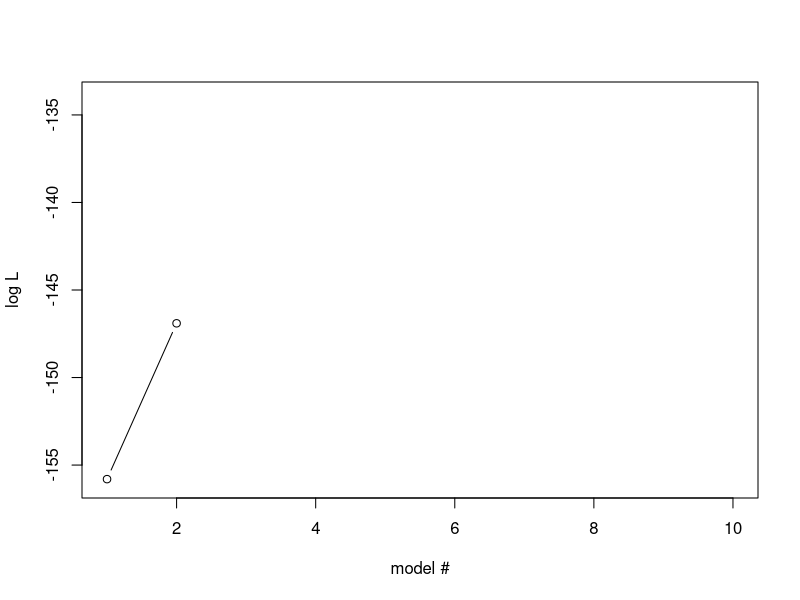
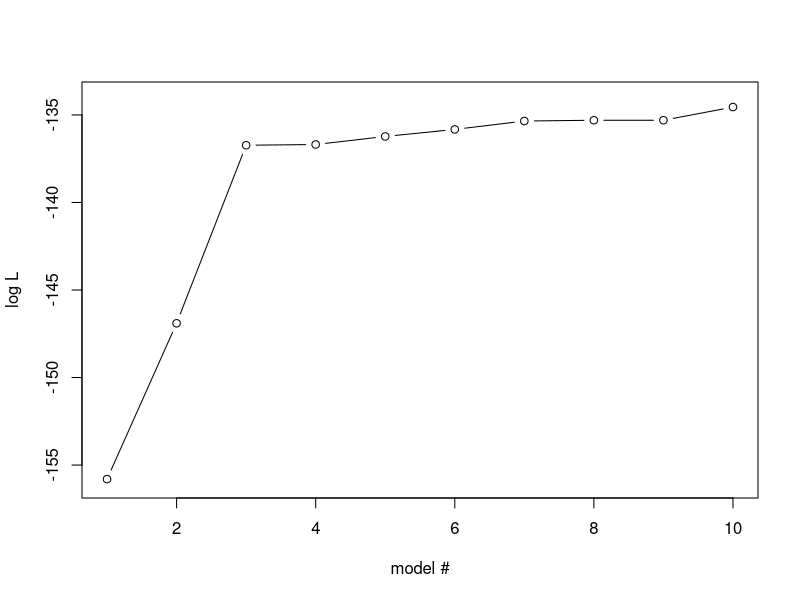
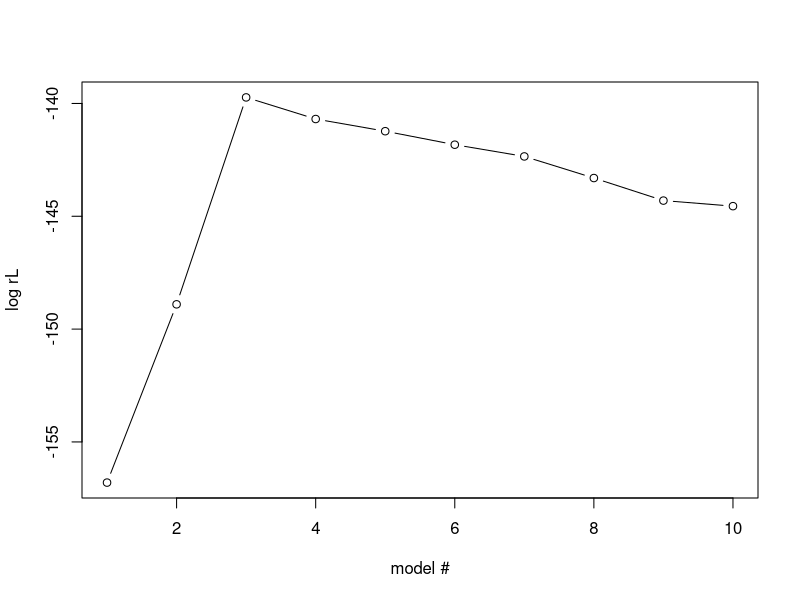
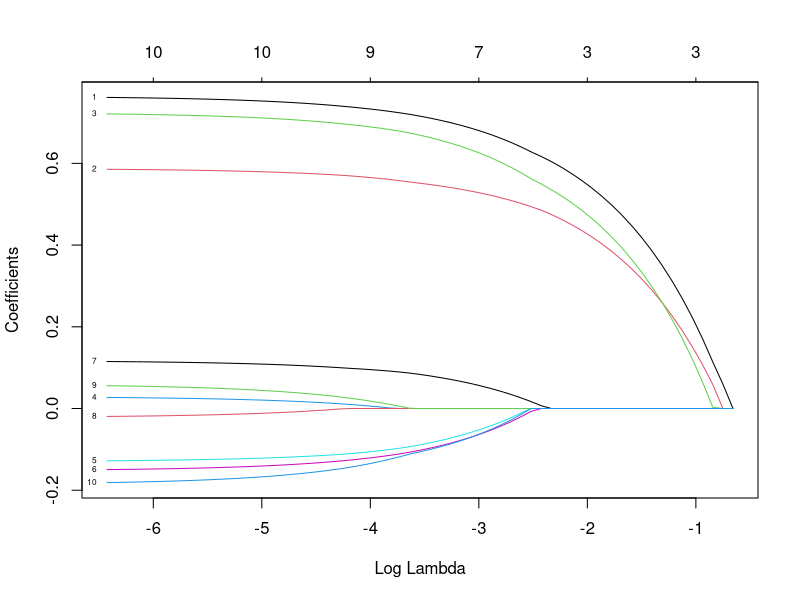
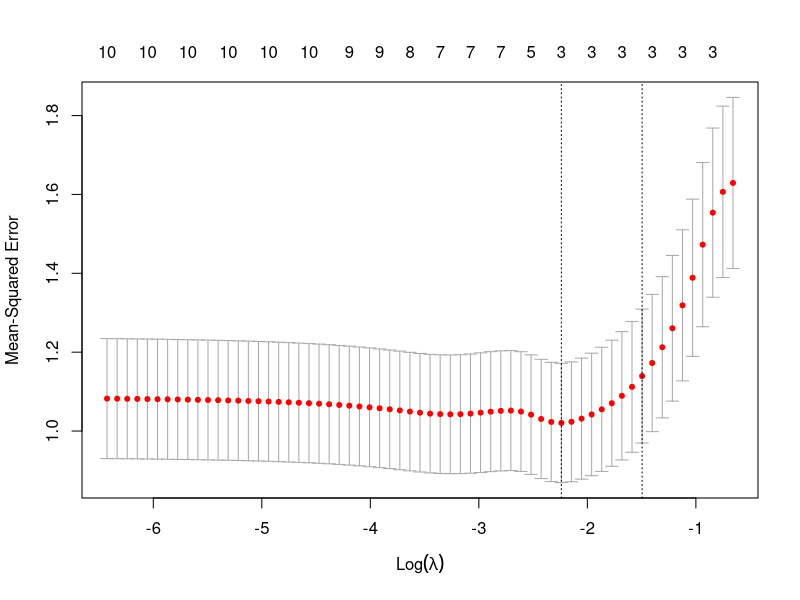
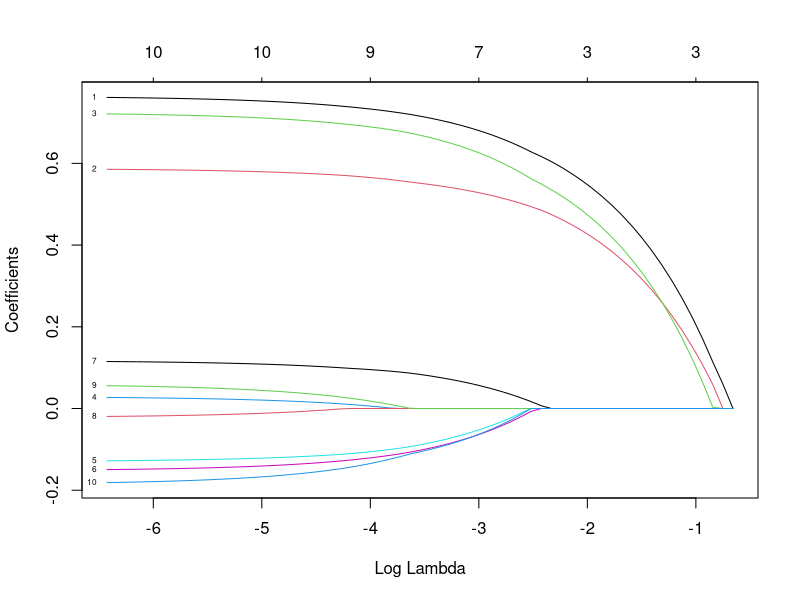

The R source for these figures, in order:
## ---- chunk 1
# To obtain exactly the same result as in the demo, set seed to 85
set.seed(85)
## ---- chunk 2
N=100 # number of samples
P=10 # number of variables

# Draw variables, x_{i,1},...,x_{i,P} for all N individuals, from a uniform distribution in interval (0,1) (this is the default interval for runif)
# 1. runif generates N*P+1 values, round them off to 2 decimals
# 2. Put values into a matrix with N rows and P columns
X=matrix(round(runif(N*(P+1),min=0, max=2)), nrow=N, ncol=P)

# generate a y variable from a multivariate lm of 3 first X variables only
# intercept
b0=3
# effect sizes for first three variables
b=c(runif(3, min=0.5, max=1.0))
# print the true parameter values 
#print(paste("True effect sizes b_1 =", b[1], "b_2 =", b[2], "b_3 =", b[3], "; intercept =", b0))

# generate y for all samples (=rows in X) using only the 3 first variables (columns) of X
Y <- b0 + X[,1] * b[1] + X[,2] * b[2] + X[,3] * b[3] + rnorm(N)

## ---- chunk 3
library(stats)
ll= vector()
for(i in seq(1,P)){
  Xi=X[,seq(1,i)]
  ll[i] <- logLik(lm(Y~Xi))
}
# plot likelihoods for models with 1 and 2 vaiables
plot(ll[1:2], ylab="log L", xlab="model #", type = "b", xlim=c(1,P), ylim=c(floor(min(ll)),ceiling(max(ll)))) 
# xlim and ylim not really necessary here, but I can reuse the plot statement below, so the plots look similar
## ---- chunk 4
# compute loglikelihood (ll) for all models including variables
# 1-i, for i <= P; store results in vector ll
ll= vector()
for(i in seq(1,P)){
  Xi=X[,seq(1,i)]
  ll[i] <- logLik(lm(Y~Xi))
}

# plot ll for all models
plot(ll, ylab="log L", xlab="model #", type = "b", xlim=c(1,P), ylim=c(floor(min(ll)),ceiling(max(ll)))) 

## ---- chunk 5
library(lmtest)
mprev <- lm(Y ~ X[,1])
lrt=data.frame(models=0, ll1=0, ll2=0, lr=0, P = 0, sign=0)
for(i in seq(2,P)){
  m <- lm(Y ~ X[,seq(1,i)])
  fit=lrtest(mprev,m)
  mprev=m
  sign = ifelse(fit$`Pr(>Chisq)`[2]>0.05,"no","yes")#ifelse(fit$`Pr(>Chisq)`[2]>0.01,"*",ifelse(fit$`Pr(>Chisq)`[2]>0.001, "**","***")))
  lr=fit$LogLik[1]-fit$LogLik[2]
  lrt[i-1,] = list(paste0(i-1," vs ", i," variables"), signif(fit$LogLik[1], 5), signif(fit$LogLik[2], 5), format(lr, digits=4), format(fit$`Pr(>Chisq)`[2],digits=3, scientific=-1), sign)
}
library(kableExtra)
kable(lrt,"html",row.names=F, col.names=c("Compared models","logL 1st model","logL 2nd model","logLR", "P-value", "Sign at 0.05"),digits=30, format.args=list(snsmall=0)) %>% kable_styling(bootstrap="striped", font_size = 14, full_width=F)

## ---- chunk 6
# compute loglikelihood (ll) for all models including 1-P variables
rl= vector() 
for(i in seq(1,P)){
  xi=X[,seq(1,i), drop=FALSE]
  fit = lm(Y~xi)
  # Compute the regularized Likelihood
  rl[i] = logLik(fit) - i
}
# plot ll of all models
#plot(rl, xlim=c(1,P), ylim=c(floor(min(rl)),ceiling(max(rl))),ylab="log rL", xlab="model #", type = "b")
plot(rl, xlim=c(1,P), ylab="log rL", xlab="model #", type = "b")

# Identify maximum rL model and print it
maxrl=max(rl)
print(paste("Model",which(ifelse(rl==maxrl,TRUE,FALSE)), "has the maximum rL"))

## ---- chunk 7
library(glmnet)
# run lasso (alpha=1) for linear model (family=gaussian)
fit = glmnet(X,Y, family="gaussian", alpha=1, standardize=T)
## ---- chunk 8
par(mfrow=c(1,1))
plot(fit, xvar="lambda",label=T)
## ---- chunk 9
library(glmnet)
par(mfrow=c(1,1))
# run lasso (alpha=1) for linear model (family=gaussian)
cvglm=cv.glmnet(X,Y, family="gaussian", alpha=1, standardize=T, nfolds=100)

plot(cvglm)
plot(cvglm$glmnet.fit, xvar="lambda",label=T)
minlambda=cvglm$lambda.min
print(minlambda)
## ---- chunk 10
library(dplyr)      # for nice table
library(kableExtra) #for nice table

coefglm=as.data.frame(as.matrix(coef(cvglm, s="lambda.min")))
coefglm=cbind(seq(0,10),c(b0, b, rep(0, 7)),coefglm)
names(coefglm)=c("beta","value (oracle)", paste0("estimate(lambda=",signif(minlambda,3),")"))
kable(coefglm, row.names=F) %>%   kable_styling( font_size = 14)
